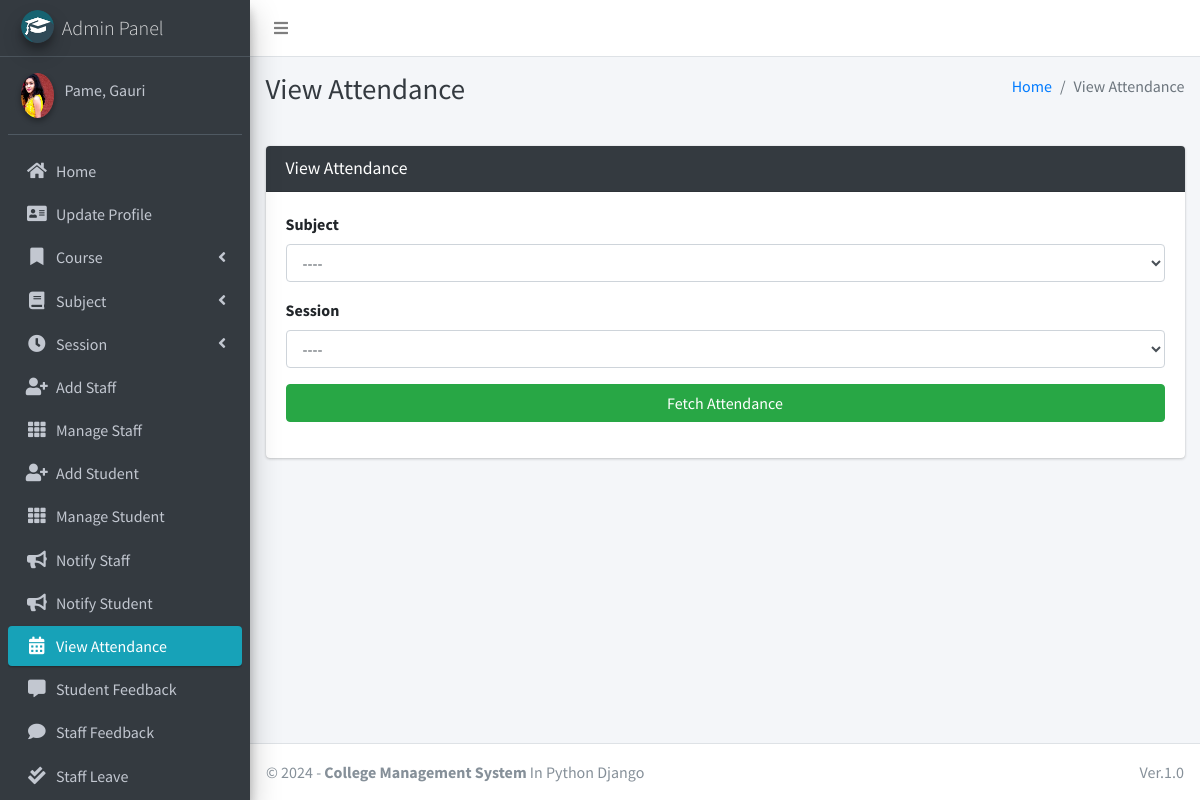
Page /attendance/view/ (signed in) on the committed database.
### main_app/models.py (models this page shows)
class CustomUser(AbstractUser):
    USER_TYPE = ((1, "HOD"), (2, "Staff"), (3, "Student"))
    GENDER = [("M", "Male"), ("F", "Female")]
    username = None  # Removed username, using email instead
    email = models.EmailField(unique=True)
    user_type = models.CharField(default=1, choices=USER_TYPE, max_length=1)
    gender = models.CharField(max_length=1, choices=GENDER)
    profile_pic = models.ImageField()
    address = models.TextField()
    fcm_token = models.TextField(default="")  # For firebase notifications
    created_at = models.DateTimeField(auto_now_add=True)
    updated_at = models.DateTimeField(auto_now=True)
    USERNAME_FIELD = "email"
    REQUIRED_FIELDS = []
    objects = CustomUserManager()
    def __str__(self):
        return self.last_name + ", " + self.first_name

### main_app/hod_views.py (the view)
# urls.py: path("attendance/view/", hod_views.admin_view_attendance,
def admin_view_attendance(request):
    subjects = Subject.objects.all()
    sessions = Session.objects.all()
    context = {
        'subjects': subjects,
        'sessions': sessions,
        'page_title': 'View Attendance'
    }
    return render(request, "hod_template/admin_view_attendance.html", context)

### main_app/models.py (called while the page is built)
    def __str__(self):
        return "From " + str(self.start_year) + " to " + str(self.end_year)

### main_app/templates/hod_template/admin_view_attendance.html (shortened to what this page needs)
{% extends 'main_app/base.html' %}
{% load static %}
{% block page_title %}{{page_title}}{% endblock page_title %}
{% block content %}
<section class="content">
    <div class="container-fluid">
        <div class="row">
            <div class="col-md-12">
                <div class="card card-dark">
                    <div class="card-header">
                        <h3 class="card-title">{{page_title}}</h3>
                    </div>
                    <div class="card-body">
                        <div class="form-group">
                            <label>Subject</label>
                            <select name="subject" class="form-control" id='subject'>
                                <option value="">----</option>
                            </select>
                        </div>
                        <div class="form-group">
                            <label>Session</label>
                            <select name="session" class="form-control" id='session'>
                                <option value="">----</option>
                            </select>
                        </div>
                        <div class="form-group"><div  style="display: none;" class="alert alert-danger" id='error_attendance'></div>
                             <button type="button" id='fetch_attendance' class="btn btn-success btn-block">Fetch Attendance</button>
                        </div>
                </div>
            </div>
        </div>
    </div>
</section>
{% endblock content %}

### main_app/templates/main_app/sidebar_template.html (shortened to what this page needs)
{% load static %}
<aside class="main-sidebar sidebar-dark-info elevation-4">
    {% if request.user.user_type == '1' %}
    <a href="{% url 'admin_home' %}" class="brand-link">
        <img src="{% static 'dist/img/cmsl.png' %} " alt="AdminLTE Logo"
            class="brand-image img-circle elevation-3" >
        <span class="brand-text font-weight-light">Admin Panel</span>
    </a>
    <div class="sidebar">
        <div class="user-panel mt-3 pb-3 mb-3 d-flex">
            <div class="image">
                <img src="{{ request.user.profile_pic}}" class="img-circle elevation-2" alt="User Image">
            </div>
            <div class="info">
                <a href="#" class="d-block">{{user}}</a>
            </div>
        </div>
        <nav class="mt-2">
            <ul class="nav nav-pills nav-sidebar flex-column" data-widget="treeview" role="menu" data-accordion="false">
                <li class="nav-item">
                    {% url 'admin_home' as admin_home %}
                    <a href="{{admin_home}}" class="nav-link {% if admin_home == request.path %} active {% endif %}">
                        <i class="nav-icon fas fa-home"></i>
                        <p>
                            Home
                        </p>
                    </a>
                </li>
                <li class="nav-item">
                    {% url 'admin_view_profile' as admin_view_profile %}
                    <a href="{{admin_view_profile}}"
                        class="nav-link {% if admin_view_profile == request.path %} active {% endif %}">
                        <i class="nav-icon fas fa-address-card"></i>
                        <p>
                            Update Profile
                        </p>
                    </a>
                </li>
                <li class="nav-item has-treeview">
                    <a href="#" class="nav-link">
                        <i class="nav-icon fas fa-bookmark"></i>
                        <p>
                            Course
                            <i class="fas fa-angle-left right"></i>
                        </p>
                    </a>
                </li>
                <li class="nav-item has-treeview">
                    <a href="#" class="nav-link">
                        <i class="nav-icon fas fa-book"></i>
                        <p>
                            Subject
                            <i class="fas fa-angle-left right"></i>
                        </p>
                    </a>
                </li>
                <li class="nav-item has-treeview">
                    <a href="#" class="nav-link">
                        <i class="nav-icon fas fa-clock"></i>
                        <p>
                            Session
                            <i class="fas fa-angle-left right"></i>
                        </p>
                    </a>
                </li>
                <li class="nav-item">
                    {% url 'add_staff' as add_staff %}
                    <a href="{{add_staff}}" class="nav-link {% if add_staff == request.path %} active {% endif %}">
                        <i class="nav-icon fas fa-user-plus"></i>
                        <p>
                            Add Staff
                        </p>
                    </a>
                </li>
                <li class="nav-item">
                    {% url 'manage_staff' as manage_staff %}
                    {% url 'edit_staff' staff_id as edit_staff %}
                    <a href="{{manage_staff}}"
                        class="nav-link {% if manage_staff == request.path or request.path == edit_staff %} active {% endif %}">
                        <i class="nav-icon fas fa-th"></i>
                        <p>
                            Manage Staff
                        </p>
                    </a>
                </li>
                <li class="nav-item">
                    {% url 'add_student' as add_student%}
                    <a href="{{add_student}}" class="nav-link  {% if add_student == request.path %} active {% endif %}">
                        <i class="nav-icon fas fa-user-plus"></i>
                        <p>
                            Add Student
                        </p>
                    </a>
                </li>
                <li class="nav-item">
                    {% url 'manage_student' as manage_student %}
                    {% url 'edit_student' student_id as edit_student %}
                    <a href="{{manage_student}}"
                        class="nav-link  {% if edit_student == request.path or manage_student == request.path %} active {% endif %}">
                        <i class="nav-icon fas fa-th"></i>
                        <p>
                            Manage Student
                        </p>
                    </a>
                </li>
                <li class="nav-item">
                    {% url 'admin_notify_staff' as admin_notify_staff %}
                    <a href="{{admin_notify_staff}}"
                        class="nav-link {% if admin_notify_staff == request.path %} active {% endif %}">
                        <i class="nav-icon fas fa-bullhorn"></i>
                        <p>
                            Notify Staff
                        </p>
                    </a>
                </li>
                <li class="nav-item">
                    {% url 'admin_notify_student' as admin_notify_student %}
                    <a href="{{admin_notify_student}}"
                        class="nav-link {% if admin_notify_student == request.path %} active {% endif %}">
                        <i class="nav-icon fas fa-bullhorn"></i>
                        <p>
                            Notify Student
                        </p>
                    </a>
                </li>
                <li class="nav-item">
                    {% url 'admin_view_attendance' as admin_view_attendance %}
                <li class="nav-item">
                    <a href="{{admin_view_attendance}}"
                        class="nav-link  {% if admin_view_attendance == request.path %} active {% endif %}">
                        <i class="nav-icon fas fa-calendar-alt"></i>
                        <p>
                            View Attendance
                        </p>
                    </a>
                </li>
                <li class="nav-item">
                    {% url 'student_feedback_message' as student_feedback_message %}
                    <a href="{{ student_feedback_message }}"
                        class="nav-link  {% if student_feedback_message == request.path %} active {% endif %}">
                        <i class="nav-icon fas fa-comment-alt"></i>
                        <p>
                            Student Feedback
                        </p>
                    </a>
                </li>
                <li class="nav-item">
                    {% url 'staff_feedback_message' as staff_feedback_message %}
                    <a href="{{staff_feedback_message}}"
                        class="nav-link   {% if staff_feedback_message == request.path %} active {% endif %}">
                        <i class="nav-icon fas fa-comment"></i>
                        <p>
                            Staff Feedback
                        </p>
                    </a>
                </li>
                <li class="nav-item">
                    {% url 'view_staff_leave' as view_staff_leave %}
                    <a href="{{view_staff_leave}}"
                        class="nav-link  {% if view_staff_leave == request.path %} active {% endif %}">
                        <i class="nav-icon fas fa-check-double"></i>
                        <p>
                            Staff Leave
                        </p>
                    </a>
                </li>
                                        {% endif %}
                                    </ul>
                                </nav>
                            </div>
</aside>

### rows in the picture
CustomUser: user.profile_pic (picture), last_name+first_name "Pame, Gauri"

### other values in the picture
{{ page_title }} "View Attendance"
